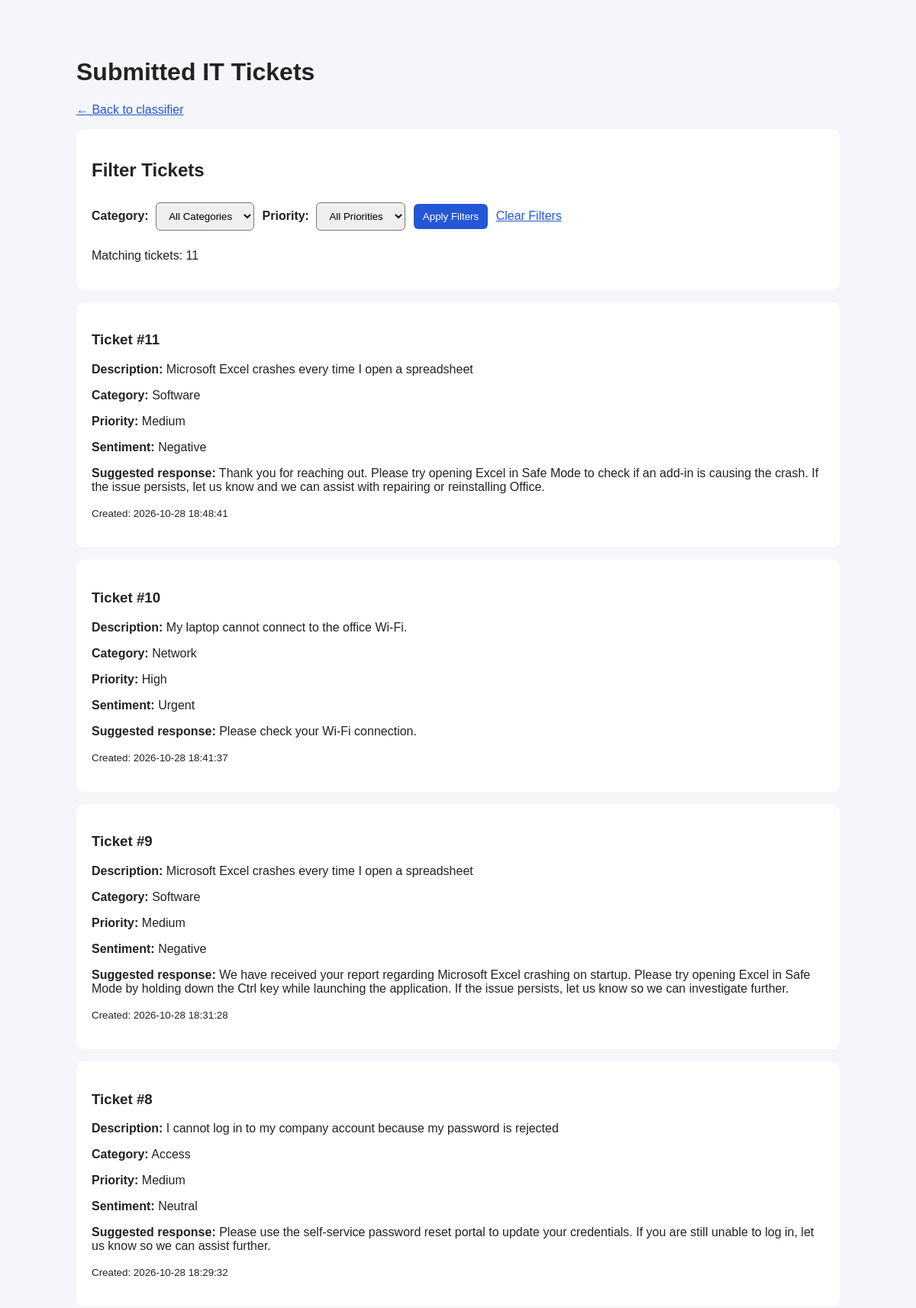
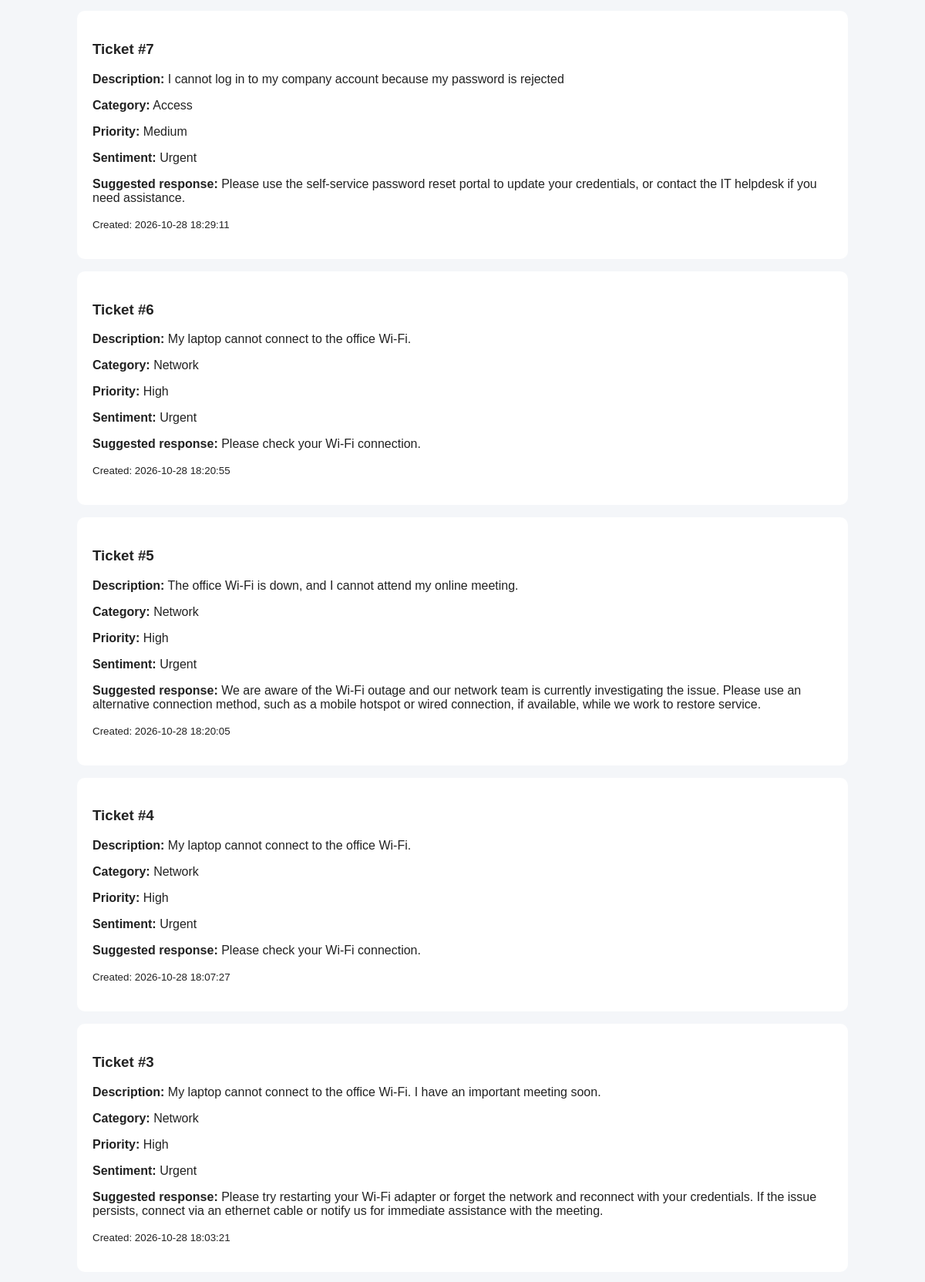
Page /tickets (upper part) on the committed database (2 pictures, top to bottom).
### tables this page shows
CREATE TABLE tickets (
                id INTEGER PRIMARY KEY AUTOINCREMENT,
                description TEXT NOT NULL,
                category TEXT NOT NULL,
                priority TEXT NOT NULL,
                sentiment TEXT NOT NULL,
                suggested_response TEXT NOT NULL,
                created_at TIMESTAMP DEFAULT CURRENT_TIMESTAMP
            );

### app.py (the view)
@app.route("/tickets")
def tickets():
    all_tickets = get_all_tickets()
    categories = ["Hardware", "Software", "Network", "Access", "Other"]
    priorities = ["Critical", "High", "Medium", "Low"]
    selected_category = request.args.get("category", "")
    selected_priority = request.args.get("priority", "")
    if selected_category not in categories:
        selected_category = ""
    if selected_priority not in priorities:
        selected_priority = ""
    if selected_category:
        all_tickets = [
            ticket for ticket in all_tickets
            if ticket["category"] == selected_category
        ]
    if selected_priority:
        all_tickets = [
            ticket for ticket in all_tickets
            if ticket["priority"] == selected_priority
        ]
    return render_template(
        "tickets.html",
        tickets=all_tickets,
        categories=categories,
        priorities=priorities,
        selected_category=selected_category,
        selected_priority=selected_priority,
    )

### database.py (called while the page is built)
def get_connection():
    connection = sqlite3.connect(DATABASE_PATH)
    connection.row_factory = sqlite3.Row
    return connection

def get_all_tickets():
    with get_connection() as connection:
        rows = connection.execute("""
            SELECT * FROM tickets
            ORDER BY id DESC
        """).fetchall()
    return [dict(row) for row in rows]

### templates/tickets.html (shortened to what this page needs)
<!DOCTYPE html>
<html lang="en">
<head>
</head>
<body>
    <h1>Submitted IT Tickets</h1>
    <p><a href="{{ url_for('home') }}">← Back to classifier</a></p>
    <div class="ticket">
        <h2>Filter Tickets</h2>
        <form method="GET" action="{{ url_for('tickets') }}">
            <label for="category">Category:</label>
            <select name="category" id="category">
                <option value="">All Categories</option>
            </select>
            <label for="priority">Priority:</label>
            <select name="priority" id="priority">
                <option value="">All Priorities</option>
            </select>
            <button type="submit">Apply Filters</button>
            <a href="{{ url_for('tickets') }}">Clear Filters</a>
        </form>
        <p>Matching tickets: {{ tickets|length }}</p>
    </div>
    {% if tickets %}
        {% for ticket in tickets %}
        <div class="ticket">
            <h3>Ticket #{{ ticket.id }}</h3>
            <p><strong>Description:</strong> {{ ticket.description }}</p>
            <p><strong>Category:</strong> {{ ticket.category }}</p>
            <p>
                <strong>Priority:</strong>
                <span class="priority priority-{{ ticket.priority|lower }}">
                    {{ ticket.priority }}
                </span>
            </p>
            <p><strong>Sentiment:</strong> {{ ticket.sentiment }}</p>
            <p><strong>Suggested response:</strong>
                {{ ticket.suggested_response }}</p>
            <p><small>Created: {{ ticket.created_at }}</small></p>
        </div>
        {% endfor %}
    {% else %}
        <p>No tickets have been submitted yet.</p>
    {% endif %}
</body>
</html>

### templates/tickets.html (style rules this page uses)
body { font-family: Arial, sans-serif; max-width: 1000px; margin: 35px auto; padding: 20px; background: #f4f6f9; color: #222; }
.ticket { background: white; padding: 20px; margin: 16px 0; border-radius: 10px; overflow-wrap: anywhere; }
a { color: #2457d6; }
select, button { padding: 9px 12px; margin: 8px 6px 8px 0; border-radius: 6px; }
button { background: #2457d6; color: white; border: none; cursor: pointer; }
label { font-weight: bold; margin-right: 5px; }

### rows in the picture
tickets: id "11", description "Microsoft Excel crashes every time I open a spreadsheet", category "Software", priority "Medium", sentiment "Negative", suggested_response "Thank you for reaching out. Please try opening Excel in Safe Mode to check if an add-in is causing the crash. If the issue persists, let us know and we can assist with repairing or reinstalling Office.", created_at "2026-10-28 18:48:41"
tickets: id "10", description "My laptop cannot connect to the office Wi-Fi.", category "Network", priority "High", sentiment "Urgent", suggested_response "Please check your Wi-Fi connection.", created_at "2026-10-28 18:41:37"
tickets: id "9", description "Microsoft Excel crashes every time I open a spreadsheet", category "Software", priority "Medium", sentiment "Negative", suggested_response "We have received your report regarding Microsoft Excel crashing on startup. Please try opening Excel in Safe Mode by holding down the Ctrl key while launching the application. If the issue persists, let us know so we can investigate further.", created_at "2026-10-28 18:31:28"
tickets: id "8", description "I cannot log in to my company account because my password is rejected", category "Access", priority "Medium", sentiment "Neutral", suggested_response "Please use the self-service password reset portal to update your credentials. If you are still unable to log in, let us know so we can assist further.", created_at "2026-10-28 18:29:32"
tickets: id "7", description "I cannot log in to my company account because my password is rejected", category "Access", priority "Medium", sentiment "Urgent", suggested_response "Please use the self-service password reset portal to update your credentials, or contact the IT helpdesk if you need assistance.", created_at "2026-10-28 18:29:11"
tickets: id "6", description "My laptop cannot connect to the office Wi-Fi.", category "Network", priority "High", sentiment "Urgent", suggested_response "Please check your Wi-Fi connection.", created_at "2026-10-28 18:20:55"
tickets: id "5", description "The office Wi-Fi is down, and I cannot attend my online meeting.", category "Network", priority "High", sentiment "Urgent", suggested_response "We are aware of the Wi-Fi outage and our network team is currently investigating the issue. Please use an alternative connection method, such as a mobile hotspot or wired connection, if available, while we work to restore service.", created_at "2026-10-28 18:20:05"
tickets: id "4", description "My laptop cannot connect to the office Wi-Fi.", category "Network", priority "High", sentiment "Urgent", suggested_response "Please check your Wi-Fi connection.", created_at "2026-10-28 18:07:27"
tickets: id "3", description "My laptop cannot connect to the office Wi-Fi. I have an important meeting soon.", category "Network", priority "High", sentiment "Urgent", suggested_response "Please try restarting your Wi-Fi adapter or forget the network and reconnect with your credentials. If the issue persists, connect via an ethernet cable or notify us for immediate assistance with the meeting.", created_at "2026-10-28 18:03:21"

### other values in the picture
{{ tickets|length }} "11"
